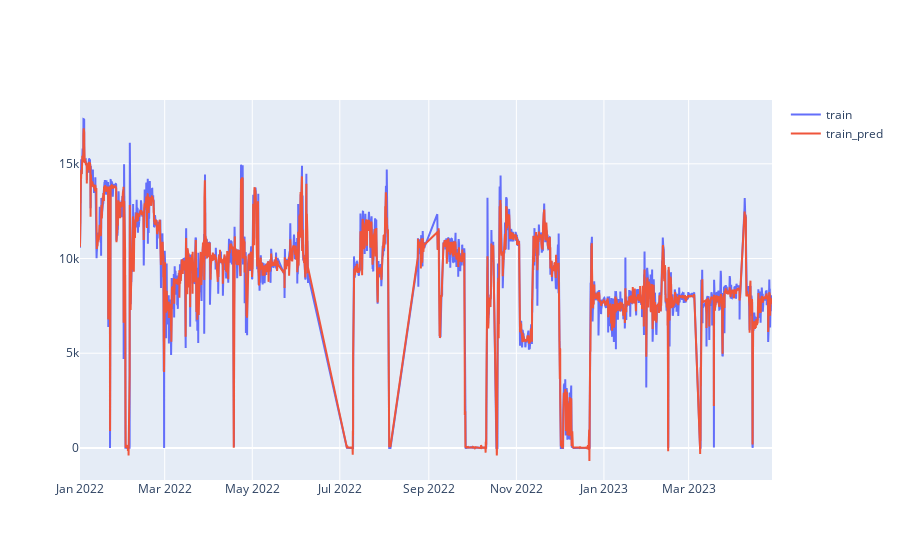

Notebook source saved alongside this figure:
### Code cell
fig = go.Figure()
fig.add_trace(go.Scatter(x=y_train.index, y=y_train, mode='lines', name='train'))
fig.add_trace(go.Scatter(x=y_train.index, y=y_train_pred, mode='lines', name='train_pred'))
fig.show()

### Figure 1 — Plotly figure (JSON) as saved in the notebook; plotly's stock layout.template omitted (floating-point values rounded to 4 significant figures; data arrays with more than 128 entries replaced by an {"elided": "..."} marker saying what was removed)
{"data": [{"mode": "lines", "name": "train", "type": "scatter", "x": {"elided": "9722 str values"}, "y": {"elided": "9722 float values"}}, {"mode": "lines", "name": "train_pred", "type": "scatter", "x": {"elided": "9722 str values"}, "y": {"elided": "9722 float values"}}], "layout": {}}
